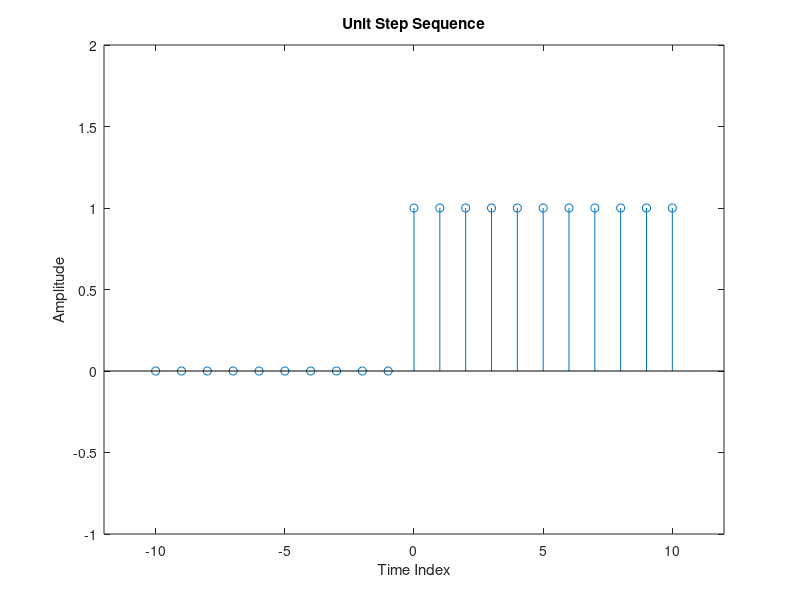

This figure's MATLAB source:
clc;
close all;
clear all;
n = -10 : 10;
u = [zeros(1 , 10)  ones(1,11)];
stem(n , u);
axis([-12 12 -1 2]);
xlabel('Time Index');
ylabel('Amplitude');
title('Unit Step Sequence');